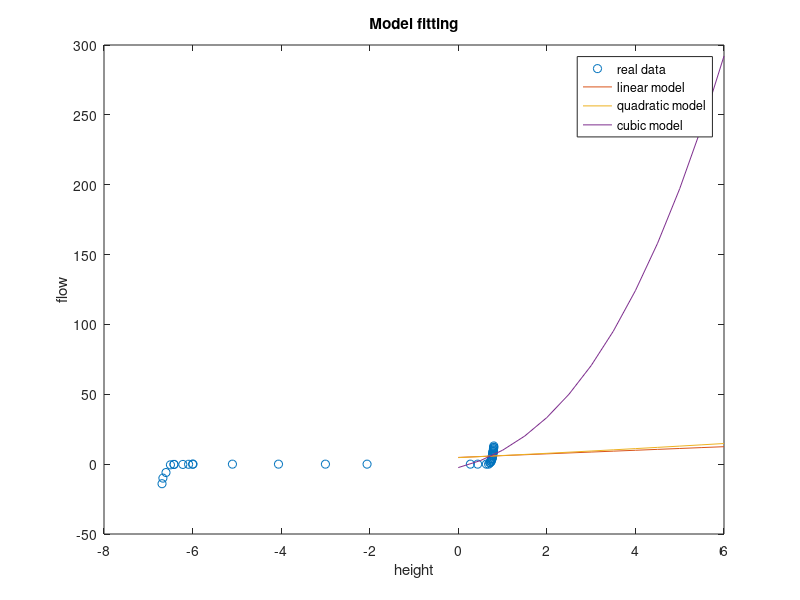

The MATLAB script that drew this image:
clear, clc
% Real Data
height = [-2.06 -3 -4.06 -5.1 -5.99 -6 -6.09  -6.22 -6.42 -6.42 -6.5 -6.6 -6.67 -6.69 0.273 .437 .634 .685 .709 .721 .730 .737 .743 .746 .751 .755 .758 .762 .763 .766 .769 .772 .773 .776 .777 .78 .781 .783 .784 .787 .790 .792 .794 .796 .796 .8 .8 .802];
flow = [0 0 0 0 0 0 -.1 -.2 -0.2 -0.2 -.5  -6 -10 -14 0 0 0 0 1 1 2 2 2 3 3 4 4 4 4 5 6 6 6 6 7 7 8 8 9 9 9 10 10 11 11 12 12 13];
new_height = 0:0.5:6; % generating new height values used to test the model
%linear-------------------------
polyorder = 1; %linear
p1 = polyfit(height, flow, polyorder) % 1.order model
new_flow1 = polyval(p1,new_height); % We use the model to find new flow values
%quadratic-------------------------
polyorder = 2; %quadratic
p2 = polyfit(height, flow, polyorder) % 2.order model
new_flow2 = polyval(p2,new_height); % We use the model to find new flow values
%cubic-------------------------
polyorder = 3; %cubic
p3 = polyfit(height, flow, polyorder) % 3.order model
new_flow3 = polyval(p3,new_height); % We use the model to find new flow values
%Plotting
%We plot the original data together with the model found for comparison
plot(height, flow, 'o', new_height, new_flow1, new_height, new_flow2, new_height, new_flow3)
title('Model fitting')
xlabel('height')
ylabel('flow')
legend('real data', 'linear model', 'quadratic model', 'cubic model')
